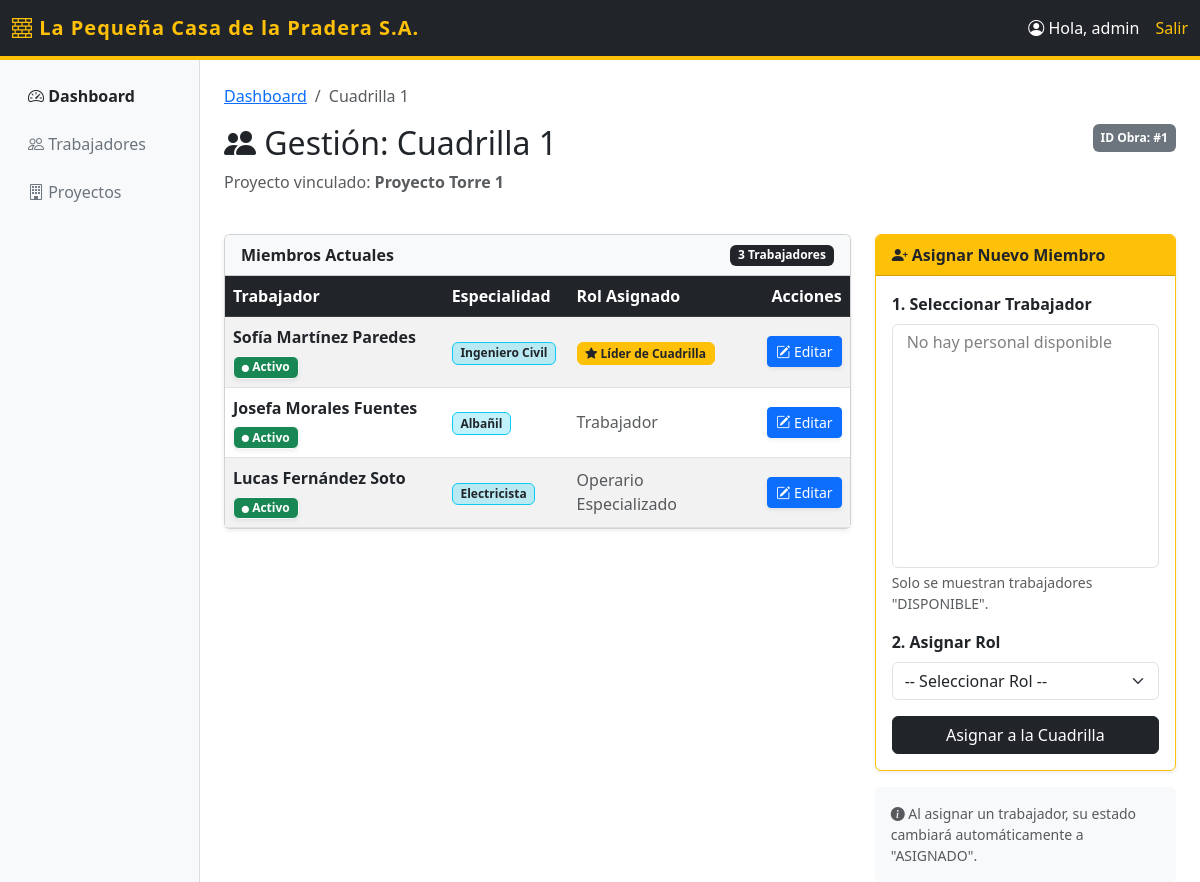
Page /cuadrilla/1/ (signed in) on the earlier database version.
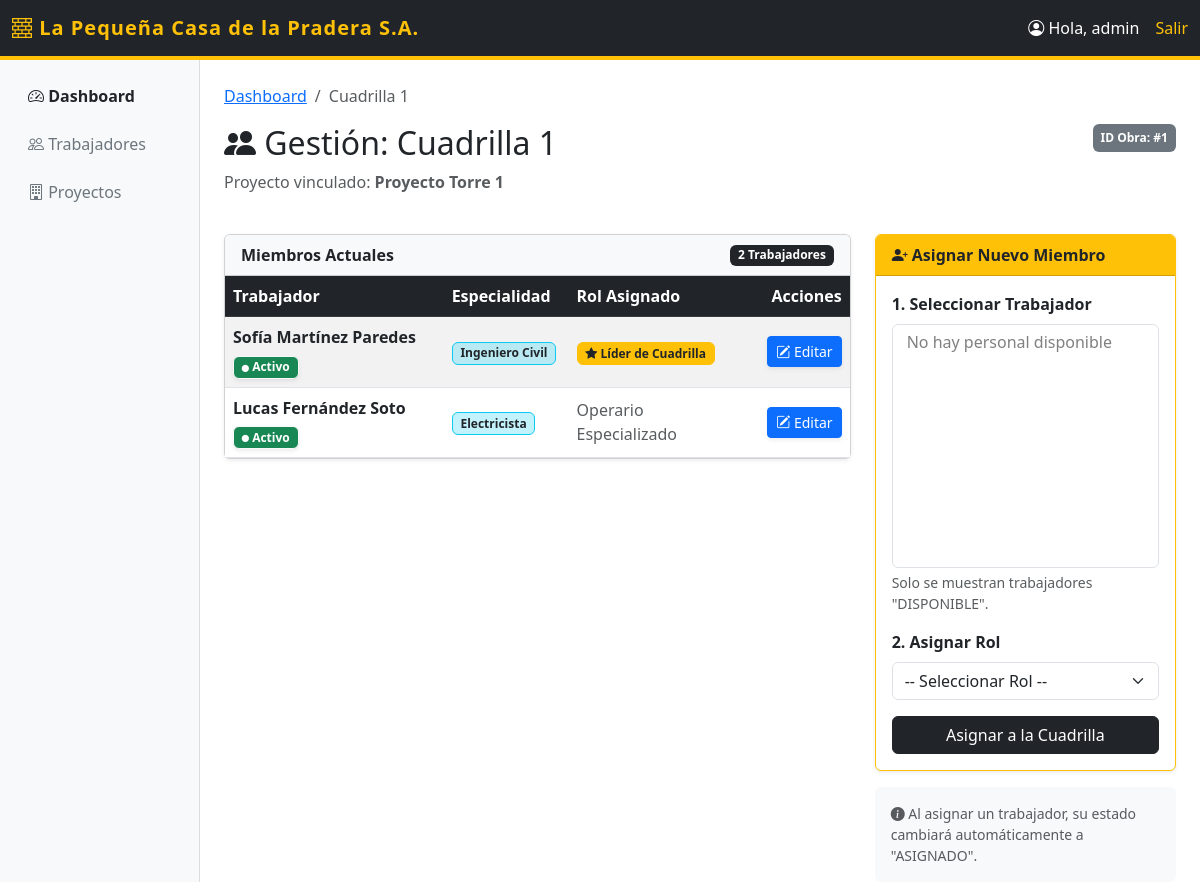
Same page on the later database version.
### cuadrillas/models.py (models this page shows, shortened)
class MiembroCuadrilla(models.Model):
    cuadrilla = models.ForeignKey(Cuadrilla, on_delete=models.CASCADE)
    trabajador = models.ForeignKey(Trabajador, on_delete=models.CASCADE)
    rol = models.ForeignKey(Rol, on_delete=models.SET_NULL, null=True)
    fecha_asignacion = models.DateField(auto_now_add=True)
    class Meta:
        unique_together = ('cuadrilla', 'trabajador')

class Trabajador(models.Model):
    DISPONIBILIDAD = [
        ('DISPONIBLE', 'Disponible'),
        ('ASIGNADO', 'Asignado'),
        ('NO_DISPONIBLE', 'No Disponible')
    ]
    usuario = models.OneToOneField(User, on_delete=models.CASCADE, primary_key=True)
    primer_nombre = models.CharField(max_length=50)
    segundo_nombre = models.CharField(max_length=50, blank=True, null=True)
    apellido_paterno = models.CharField(max_length=50)
    apellido_materno = models.CharField(max_length=50)
    especialidad = models.CharField(max_length=100)
    disponibilidad = models.CharField(max_length=20, choices=DISPONIBILIDAD, default='DISPONIBLE')
    @property
    def nombre_completo(self):
        nombres = [self.primer_nombre, self.segundo_nombre, self.apellido_paterno, self.apellido_materno]
        return " ".join(filter(None, nombres))

class Rol(models.Model):
    nombre_rol = models.CharField(max_length=50)

### cuadrillas/views.py (the view, shortened to what this page needs)
# urls.py: path('cuadrilla/<int:id>/', views.detalle_cuadrilla, name='detalle_cuadrilla'),
@login_required
def detalle_cuadrilla(request, id):
    cuadrilla = get_object_or_404(Cuadrilla, id=id)
    if not request.user.is_superuser and cuadrilla.proyecto.jefe_proyecto != request.user:
        messages.error(request, "Acceso denegado: No eres el Jefe de este proyecto.")
        return redirect('dashboard')
    es_jefe_o_admin = request.user.is_superuser or cuadrilla.proyecto.jefe_proyecto == request.user
    miembros = MiembroCuadrilla.objects.filter(cuadrilla=cuadrilla)
    trabajadores_disponibles = Trabajador.objects.filter(disponibilidad='DISPONIBLE')
    roles_disponibles = Rol.objects.all()
    todas_las_cuadrillas = Cuadrilla.objects.all()
    opciones_disponibilidad = Trabajador.DISPONIBILIDAD
    return render(request, 'cuadrillas/detalle_cuadrilla.html', {
        'cuadrilla': cuadrilla,
        'miembros': miembros,
        'trabajadores': trabajadores_disponibles,
        'roles': roles_disponibles,
        'todas_las_cuadrillas': todas_las_cuadrillas,
        'opciones_disponibilidad': opciones_disponibilidad,
        'es_autorizado': es_jefe_o_admin,
    })

### cuadrillas/templates/cuadrillas/detalle_cuadrilla.html (shortened to what the changed rows need)
{% extends 'cuadrillas/base.html' %}
{% block content %}
<div class="row mb-4">
    <div class="col-md-8">
        <h2><i class="bi bi-people-fill"></i> Gestión: {{ cuadrilla.nombre }}</h2>
    </div>
</div>
<div class="row">
    <div class="col-lg-8">
        <div class="card shadow-sm">
            <div class="card-header bg-light fw-bold d-flex justify-content-between align-items-center">
                <span>Miembros Actuales</span>
                <span class="badge bg-dark">{{ miembros.count }} Trabajadores</span>
            </div>
            <div class="card-body p-0">
                <table class="table table-hover table-striped mb-0 align-middle">
                    <thead class="table-dark">
                        <tr>
                            <th style="width: 35%;">Trabajador</th>
                            <th style="width: 20%;">Especialidad</th>
                            <th style="width: 25%;">Rol Asignado</th>
                            <th class="text-end" style="width: 20%;">Acciones</th>
                        </tr>
                    </thead>
                    <tbody>
                        {% for m in miembros %}
                        <tr>
                            <td>
                                <div class="fw-bold">{{ m.trabajador.nombre_completo }}</div>
                                <div class="mt-1">
                                    {% if m.trabajador.disponibilidad == 'ASIGNADO' %}
                                        <span class="badge bg-success text-white border border-light shadow-sm" style="font-size: 0.75em;">
                                            <i class="bi bi-circle-fill" style="font-size: 0.6em;"></i> Activo
                                        </span>
                                    {% elif m.trabajador.disponibilidad == 'NO_DISPONIBLE' %}
                                        <span class="badge bg-danger text-white border border-light shadow-sm" style="font-size: 0.75em;">
                                            <i class="bi bi-x-circle-fill" style="font-size: 0.6em;"></i> Licencia/Baja
                                        </span>
                                    {% else %}
                                        <span class="badge bg-secondary text-white border border-light shadow-sm" style="font-size: 0.75em;">
                                            <i class="bi bi-dash-circle" style="font-size: 0.6em;"></i> {{ m.trabajador.get_disponibilidad_display }}
                                        </span>
                                    {% endif %}
                                </div>
                            </td>
                            <td>
                                <span class="badge bg-info text-dark bg-opacity-25 border border-info">
                                    {{ m.trabajador.especialidad }}
                                </span>
                            </td>
                            <td>
                                {% if "Líder" in m.rol.nombre_rol %}
                                    <span class="badge bg-warning text-dark border border-warning">
                                        <i class="bi bi-star-fill"></i> {{ m.rol.nombre_rol }}
                                    </span>
                                {% else %}
                                    <span class="text-muted">{{ m.rol.nombre_rol }}</span>
                                {% endif %}
                            </td>
                            <td class="text-end">
                                {% if es_autorizado %}
                                    <button type="button" class="btn btn-primary btn-sm shadow-sm" data-bs-toggle="modal" data-bs-target="#editarMiembroModal-{{ m.id }}">
                                        <i class="bi bi-pencil-square"></i> Editar
                                    </button>
                                {% else %}
                                    <span class="text-muted small"><i class="bi bi-lock"></i> Ver</span>
                                {% endif %}
                            </td>
                        </tr>
                        {% endfor %}
                    </tbody>
                </table>
            </div>
        </div>
    </div>
</div>
{% endblock %}

Differences in the rows shown:
removed MiembroCuadrilla: trabajador.nombre_completo "Josefa Morales Fuentes", shows "Activo", trabajador.especialidad "Albañil", rol.nombre_rol "Trabajador"
Other differences:
{{ miembros.count }}: "3" → "2"
